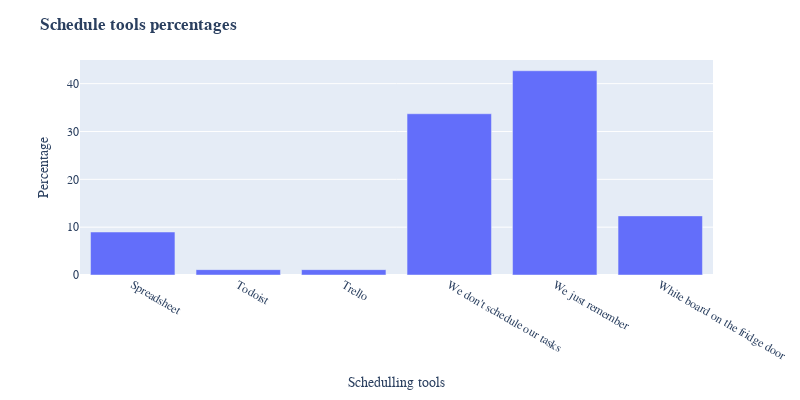

Here is the notebook cell this chart was saved with:
### Markdown cell above
Regarding the scheduling tools for organizing the household tasks, we can se that a big part of the individuals (33%) do not actually schedule their tasks. A big part of the individuals (43%) just remember their household tasks. Thus, the 25% of the individuals sharing flat and not outsourcing the cleaning tasks, use different kind of tools:
* The most used tool is the traditional white board on the fridge (12%)
* Spreadsheets are also used by a 9% of the individuals
* Trello and Todoist are low-used tools by the individuals

### Code cell
schedule = plot_variable(df, "schedule_tool", "count")
schedule.update_layout(
    title="<b>Schedule tools percentages</b>",
    xaxis_title="Schedulling tools",
    yaxis_title="Percentage", width=800, height=400,
    font=dict(family="Courier New, monospace", size=12))
schedule.update_xaxes(tickangle = 30)

### Figure 1 — Plotly figure (JSON) as saved in the notebook; plotly's stock layout.template omitted (floating-point values rounded to 4 significant figures)
{"data": [{"alignmentgroup": "True", "hovertemplate": "schedule_tool=%{x}<br>0=%{y}<extra></extra>", "legendgroup": "", "marker": {"color": "#636efa"}, "name": "", "offsetgroup": "", "orientation": "v", "showlegend": false, "textposition": "auto", "type": "bar", "x": ["Spreadsheet", "Todoist", "Trello", "We don't schedule our tasks", "We just remember", "White board on the fridge door"], "xaxis": "x", "y": [8.989, 1.124, 1.124, 33.71, 42.7, 12.36], "yaxis": "y"}], "layout": {"barmode": "relative", "font": {"family": "Courier New, monospace", "size": 12}, "height": 400, "legend": {"tracegroupgap": 0}, "margin": {"t": 60}, "title": {"text": "<b>Schedule tools percentages</b>"}, "width": 800, "xaxis": {"anchor": "y", "domain": [0, 1], "tickangle": 30, "title": {"text": "Schedulling tools"}}, "yaxis": {"anchor": "x", "domain": [0, 1], "title": {"text": "Percentage"}}}}
